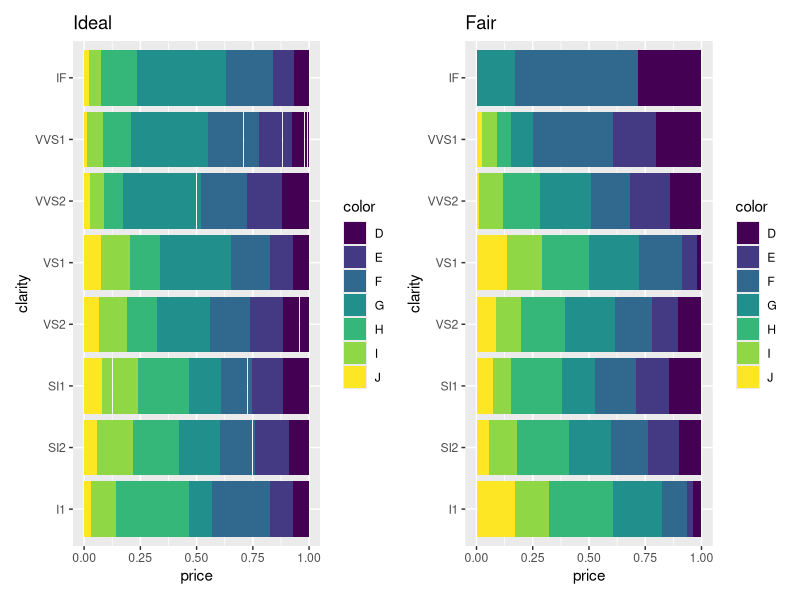
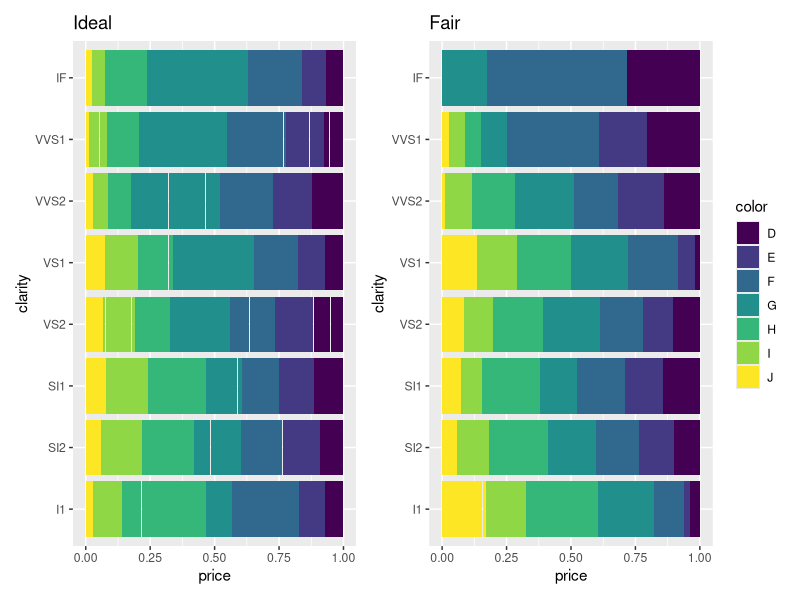
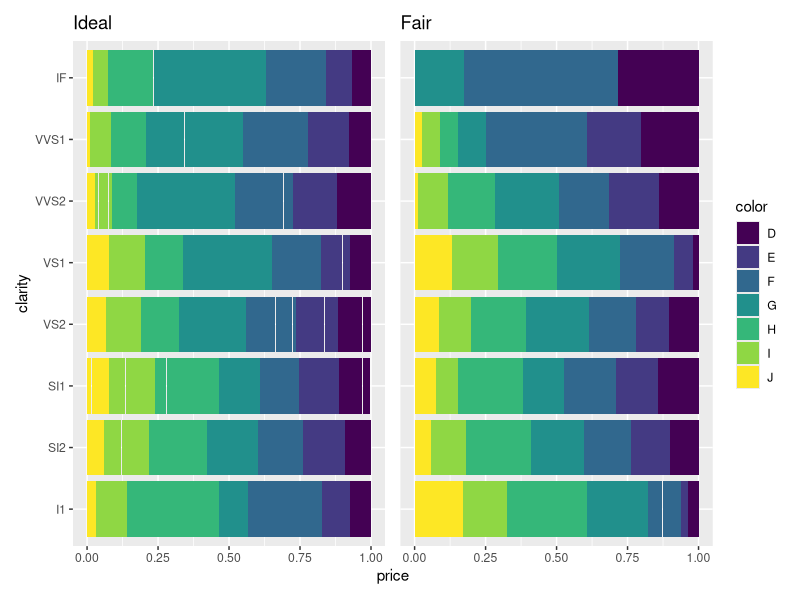
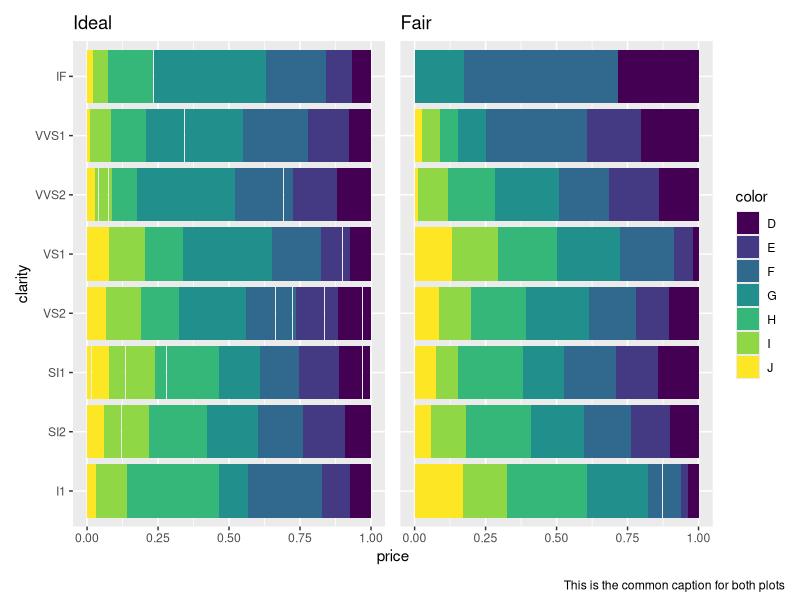
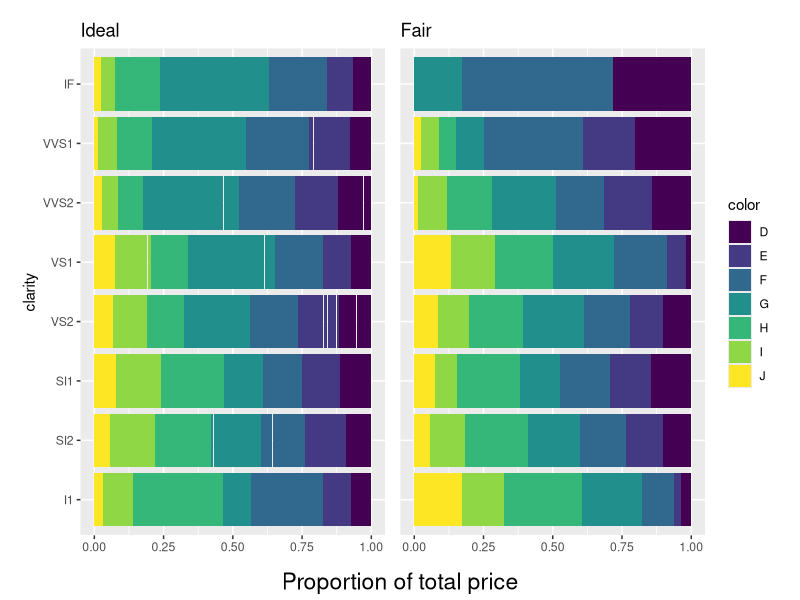

The R source for these figures, in order:
## ---- chunk 1
library(tidyverse) # includes ggplot containing diamonds dataset
library(patchwork)
## ---- chunk 2
# creates a single plot depdendent on the "cut"  variable
plot_func <- function(var){
  diamonds %>% 
    filter(cut == var) %>% 
    ggplot(aes(x = clarity, y = price, fill = color))+
    geom_col(position = "fill")+
    coord_flip()+
    labs(title = var)
}

#saves the plots to a list object
plots <-   map(c("Ideal", "Fair"), plot_func)
## ---- chunk 3
plots[[1]]+plots[[2]]
## ---- chunk 4
plots[[1]]+plots[[2]] + plot_layout(guides = "collect")
## ---- chunk 5
plots[[1]]+plots[[2]] + plot_layout(guides = "collect", axes = "collect")
## ---- chunk 6
(plots[[1]]+plots[[2]]) + 
  plot_layout(guides = "collect", axes = "collect")+
  plot_annotation(caption = "This is the common caption for both plots")
## ---- chunk 7
# creates a single plot depdendent on the "cut"  variable
plot_func_xaxis <- function(var){
  diamonds %>% 
    filter(cut == var) %>% 
    ggplot(aes(x = clarity, y = price, fill = color))+
    geom_col(position = "fill")+
    coord_flip()+
    labs(title = var,
         y=NULL)
}
## ---- chunk 8
plot_change_xaxis <-   map(c("Ideal", "Fair"), plot_func_xaxis)
## ---- chunk 9
change_xaxis_plots <- 
(plot_change_xaxis[[1]]|plot_change_xaxis[[2]])+
  plot_layout(guides = "collect", axes = "collect")
## ---- chunk 10
wrap_elements(panel = change_xaxis_plots)+
  labs(tag = "Proportion of total price")+
  theme(
    plot.tag = element_text(size = rel(1.5)),
    plot.tag.position = "bottom"
  )
